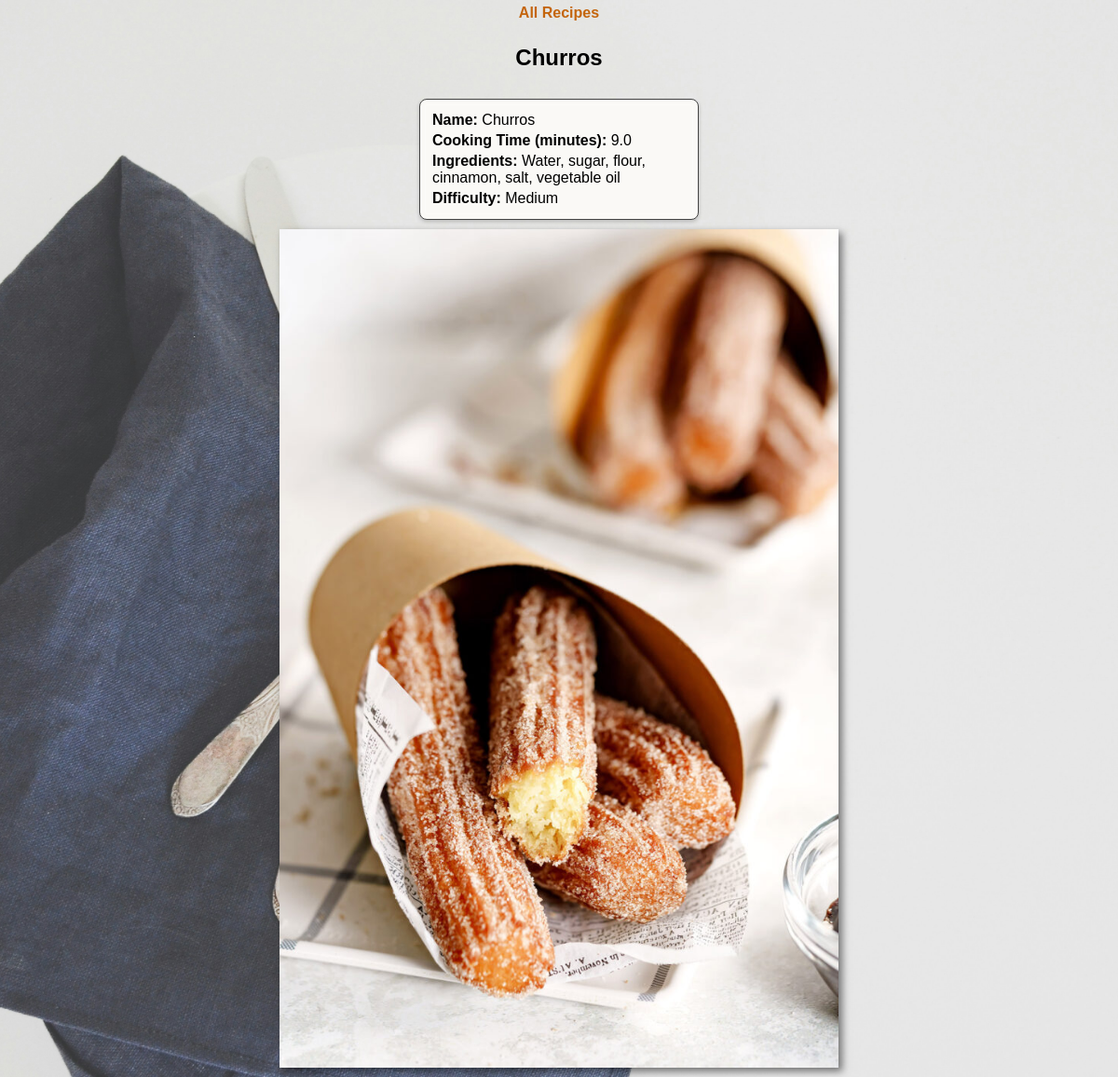
The app's page /recipes/3 (signed in), older data.
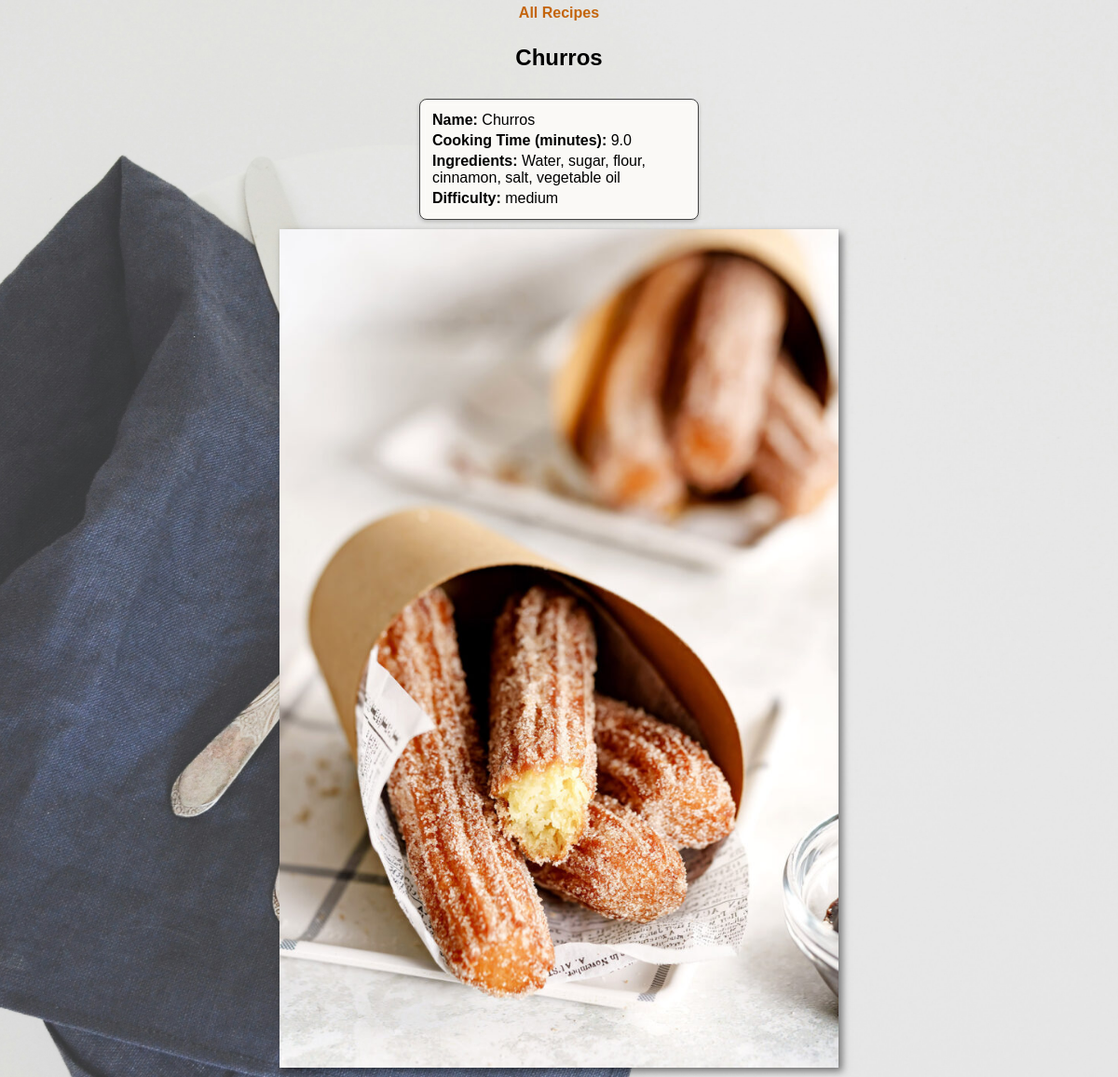
The same page, newer data.
### recipes/models.py (models this page shows, shortened)
class Recipe(models.Model):
    name = models.CharField(max_length=120)
    ingredients = models.TextField(help_text="Separate ingredients by a comma")
    cooking_time = models.FloatField(help_text="minutes")
    pic = models.ImageField(upload_to="recipes", default="no_picture.jpg")
    difficulty = models.CharField(max_length=20, choices=difficulty_choices, default="Easy")

### recipes/views.py (the view)
# urls.py: path('recipes/<pk>', RecipeDetailView.as_view(), name='recipes_detail'),
class RecipeDetailView(LoginRequiredMixin, DetailView):
   model = Recipe
   template_name = "recipes/recipes_detail.html"
   context_object_name = 'recipes_detail'
   ordering = ['name']
   def get_context_data(self, **kwargs):
      context = super().get_context_data(**kwargs)
      context['form'] = SearchForm()
      return context

### recipes/templates/recipes/recipes_detail.html (shortened to what this page needs)
{% load static %}
<!DOCTYPE html>
<html lang="en">
<head>
</head>
<body>
    <nav class="navigation-list">
        <ul role="menubar">
            <li style="float:right"><a class="active" href="{% url 'recipes:recipes_list' %}">All Recipes</a></li>
        </ul>
    </nav>
    <h2>{{object.name}}</h2>
    <table>
        <tbody>
            <tr>
                <td><strong>Name:</strong> {{object.name}} </td>
            </tr>
            <tr>
                <td><strong>Cooking Time (minutes):</strong> {{object.cooking_time}}</td>
            </tr>
            <tr>
                <td><strong>Ingredients:</strong> {{object.ingredients}}</td>
            </tr>
            <tr>
                <td><strong>Difficulty: </strong>{{object.difficulty}}</td>
            </tr>
        </tbody>
    </table>
    <img src="{{object.pic.url}}" class="recipe-image" />
</body>
</html>

Row changes from the older to the newer data that the page shows:
changed Recipe "Churros": difficulty "Medium" → "medium"
